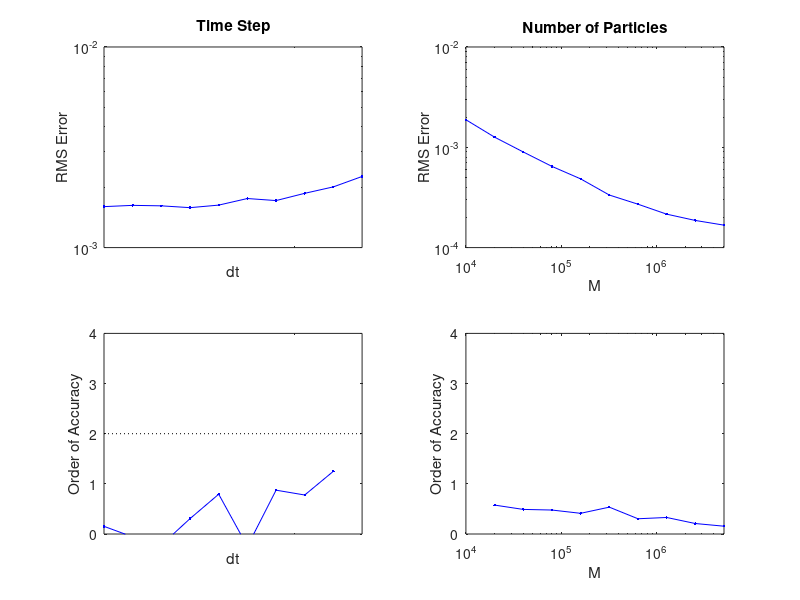

MATLAB code for this plot:
clear;

data = load('OVS_RW_dt.dat','-ascii');

dt  = data(:,1);
rms = data(:,2);

subplot(2,2,1);
h1 = loglog(dt,rms,'b.-');
xlabel('dt');
ylabel('RMS Error');
xlim([min(dt) max(dt)]);
set(gca,'XTick',[0.00001 0.0001 0.001]);
title('Time Step');

subplot(2,2,3);
p = (log(rms(2:end)) - log(rms(1:end-1)))./(log(dt(2:end)) - log(dt(1:end-1)));
h3 = semilogx(dt(2:end),p,'b.-');
xlabel('dt');
ylabel('Order of Accuracy');
xlim([min(dt) max(dt)]);
set(gca,'XTick',[0.00001 0.0001 0.001]);
ylim([0 4]);
line([min(dt) max(dt)],[2 2],'Color','black','LineStyle',':');


data = load('OVS_RW_M.dat','-ascii');

M  = data(:,1);
rms = data(:,2);

subplot(2,2,2);
h2 = loglog(M,rms,'b.-');
xlabel('M');
ylabel('RMS Error');
xlim([min(M) max(M)]);
set(gca,'XTick',[10000 100000 1000000 10000000]);
title('Number of Particles');

subplot(2,2,4);
p = (log(rms(1:end-1)) - log(rms(2:end)))./(log(M(2:end)) - log(M(1:end-1)));
h4 = semilogx(M(2:end),p,'b.-');
xlabel('M');
ylabel('Order of Accuracy');
xlim([min(M) max(M)]);
set(gca,'XTick',[10000 100000 1000000 10000000]);
ylim([0 4]);
% line([min(M) max(M)],[2 2],'Color','black','LineStyle',':');


% data = load('OVS_ADI_dh.dat','-ascii');
% 
% dh = 1./(data(:,1) - 1);
% rms = data(:,2);
% 
% subplot(2,2,2);
% h2 = loglog(dh,rms,'b.-');
% xlabel('dh');
% ylabel('RMS Error');
% xlim([min(dh) max(dh)]);
% title('Grid Spacing');
% set(gca,'XTick',[0.01 0.1]);
% 
% subplot(2,2,4);
% p = (log(rms(2:end)) - log(rms(1:end-1)))./(log(dh(2:end)) - log(dh(1:end-1)));
% h4 = semilogx(dh(2:end),p,'b.-');
% xlabel('dh');
% ylabel('Order of Accuracy');
% xlim([min(dh) max(dh)]);
% ylim([0 4]);
% line([min(dh) max(dh)],[2 2],'Color','black','LineStyle',':');
% set(gca,'XTick',[0.01 0.1]);
